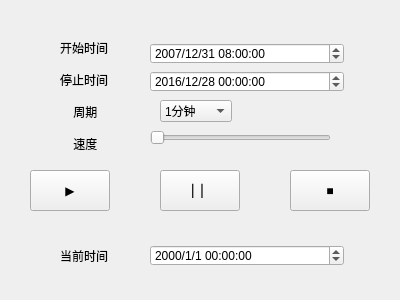
<?xml version="1.0" encoding="UTF-8"?>
<ui version="4.0">
 <class>ControlWidget</class>
 <widget class="QWidget" name="ControlWidget">
  <property name="geometry">
   <rect>
    <x>0</x>
    <y>0</y>
    <width>400</width>
    <height>300</height>
   </rect>
  </property>
  <property name="windowTitle">
   <string>Replay Controller</string>
  </property>
  <widget class="QPushButton" name="playButton">
   <property name="geometry">
    <rect>
     <x>30</x>
     <y>170</y>
     <width>80</width>
     <height>41</height>
    </rect>
   </property>
   <property name="text">
    <string>▶</string>
   </property>
  </widget>
  <widget class="QPushButton" name="pauseButton">
   <property name="geometry">
    <rect>
     <x>160</x>
     <y>170</y>
     <width>80</width>
     <height>41</height>
    </rect>
   </property>
   <property name="text">
    <string> ▏▏</string>
   </property>
  </widget>
  <widget class="QPushButton" name="stopButton">
   <property name="geometry">
    <rect>
     <x>290</x>
     <y>170</y>
     <width>80</width>
     <height>41</height>
    </rect>
   </property>
   <property name="text">
    <string>■</string>
   </property>
  </widget>
  <widget class="QDateTimeEdit" name="startDateTimeEdit">
   <property name="geometry">
    <rect>
     <x>150</x>
     <y>43</y>
     <width>194</width>
     <height>21</height>
    </rect>
   </property>
   <property name="date">
    <date>
     <year>2007</year>
     <month>12</month>
     <day>31</day>
    </date>
   </property>
   <property name="time">
    <time>
     <hour>8</hour>
     <minute>0</minute>
     <second>0</second>
    </time>
   </property>
   <property name="displayFormat">
    <string>yyyy/M/d HH:mm:ss</string>
   </property>
   <property name="timeSpec">
    <enum>Qt::UTC</enum>
   </property>
  </widget>
  <widget class="QDateTimeEdit" name="stopDateTimeEdit">
   <property name="geometry">
    <rect>
     <x>150</x>
     <y>71</y>
     <width>194</width>
     <height>21</height>
    </rect>
   </property>
   <property name="date">
    <date>
     <year>2016</year>
     <month>12</month>
     <day>28</day>
    </date>
   </property>
   <property name="displayFormat">
    <string>yyyy/M/d HH:mm:ss</string>
   </property>
   <property name="timeSpec">
    <enum>Qt::UTC</enum>
   </property>
  </widget>
  <widget class="QLabel" name="label">
   <property name="geometry">
    <rect>
     <x>60</x>
     <y>40</y>
     <width>54</width>
     <height>111</height>
    </rect>
   </property>
   <property name="text">
    <string>开始时间

停止时间

    周期

    速度</string>
   </property>
  </widget>
  <widget class="QComboBox" name="periodBox">
   <property name="geometry">
    <rect>
     <x>160</x>
     <y>100</y>
     <width>72</width>
     <height>22</height>
    </rect>
   </property>
   <item>
    <property name="text">
     <string>1分钟</string>
    </property>
   </item>
   <item>
    <property name="text">
     <string>5分钟</string>
    </property>
   </item>
   <item>
    <property name="text">
     <string>15分钟</string>
    </property>
   </item>
   <item>
    <property name="text">
     <string>30分钟</string>
    </property>
   </item>
   <item>
    <property name="text">
     <string>60分钟</string>
    </property>
   </item>
   <item>
    <property name="text">
     <string>1天</string>
    </property>
   </item>
  </widget>
  <widget class="QSlider" name="speedSlider">
   <property name="geometry">
    <rect>
     <x>150</x>
     <y>130</y>
     <width>181</width>
     <height>16</height>
    </rect>
   </property>
   <property name="minimum">
    <number>1</number>
   </property>
   <property name="maximum">
    <number>10</number>
   </property>
   <property name="pageStep">
    <number>1</number>
   </property>
   <property name="orientation">
    <enum>Qt::Horizontal</enum>
   </property>
  </widget>
  <widget class="QDateTimeEdit" name="currentDateTimeEdit">
   <property name="geometry">
    <rect>
     <x>150</x>
     <y>245</y>
     <width>194</width>
     <height>21</height>
    </rect>
   </property>
   <property name="displayFormat">
    <string>yyyy/M/d HH:mm:ss</string>
   </property>
   <property name="timeSpec">
    <enum>Qt::UTC</enum>
   </property>
  </widget>
  <widget class="QLabel" name="label_2">
   <property name="geometry">
    <rect>
     <x>60</x>
     <y>250</y>
     <width>54</width>
     <height>12</height>
    </rect>
   </property>
   <property name="text">
    <string>当前时间</string>
   </property>
  </widget>
 </widget>
 <resources/>
 <connections/>
</ui>
